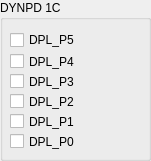
        <widget class="QGroupBox" name="groupBox_15">
         <property name="geometry">
          <rect>
           <x>320</x>
           <y>530</y>
           <width>151</width>
           <height>161</height>
          </rect>
         </property>
         <property name="toolTip">
          <string>Enable dynamic payload length</string>
         </property>
         <property name="title">
          <string>DYNPD 1C</string>
         </property>
         <widget class="QCheckBox" name="cbDPL_P5">
          <property name="geometry">
           <rect>
            <x>10</x>
            <y>30</y>
            <width>111</width>
            <height>20</height>
           </rect>
          </property>
          <property name="toolTip">
           <string>1C:5</string>
          </property>
          <property name="text">
           <string>DPL_P5</string>
          </property>
         </widget>
         <widget class="QCheckBox" name="cbDPL_P4">
          <property name="geometry">
           <rect>
            <x>10</x>
            <y>50</y>
            <width>111</width>
            <height>23</height>
           </rect>
          </property>
          <property name="toolTip">
           <string>1C:4</string>
          </property>
          <property name="text">
           <string>DPL_P4</string>
          </property>
         </widget>
         <widget class="QCheckBox" name="cbDPL_P3">
          <property name="geometry">
           <rect>
            <x>10</x>
            <y>70</y>
            <width>111</width>
            <height>23</height>
           </rect>
          </property>
          <property name="toolTip">
           <string>1C:3</string>
          </property>
          <property name="text">
           <string>DPL_P3</string>
          </property>
         </widget>
         <widget class="QCheckBox" name="cbDPL_P2">
          <property name="geometry">
           <rect>
            <x>10</x>
            <y>90</y>
            <width>111</width>
            <height>23</height>
           </rect>
          </property>
          <property name="toolTip">
           <string>1C:2</string>
          </property>
          <property name="text">
           <string>DPL_P2</string>
          </property>
         </widget>
         <widget class="QCheckBox" name="cbDPL_P1">
          <property name="geometry">
           <rect>
            <x>10</x>
            <y>110</y>
            <width>111</width>
            <height>23</height>
           </rect>
          </property>
          <property name="toolTip">
           <string>1C:1</string>
          </property>
          <property name="text">
           <string>DPL_P1</string>
          </property>
         </widget>
         <widget class="QCheckBox" name="cbDPL_P0">
          <property name="geometry">
           <rect>
            <x>10</x>
            <y>130</y>
            <width>111</width>
            <height>23</height>
           </rect>
          </property>
          <property name="toolTip">
           <string>1C:0</string>
          </property>
          <property name="text">
           <string>DPL_P0</string>
          </property>
         </widget>
        </widget>
